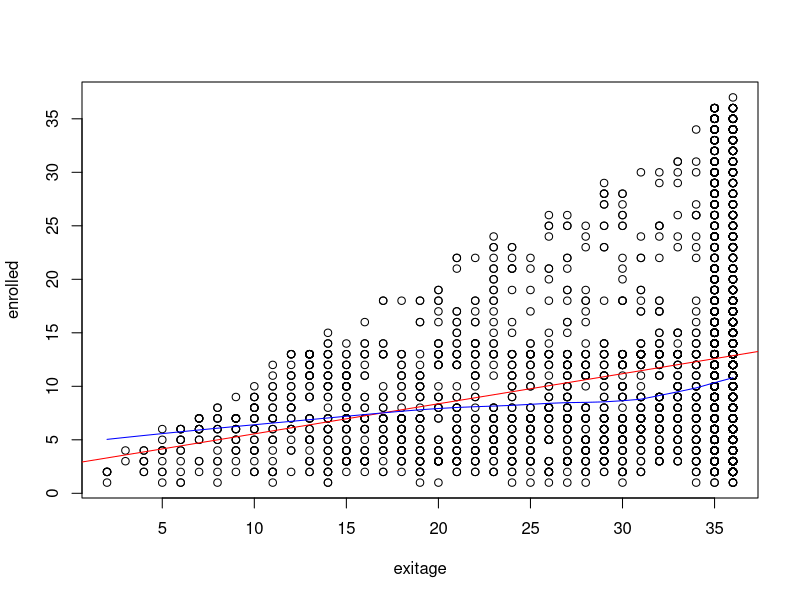
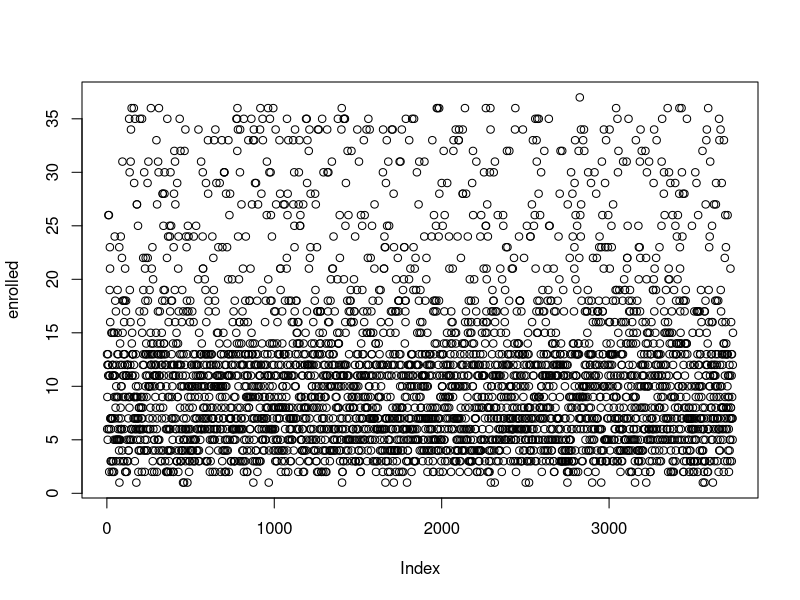
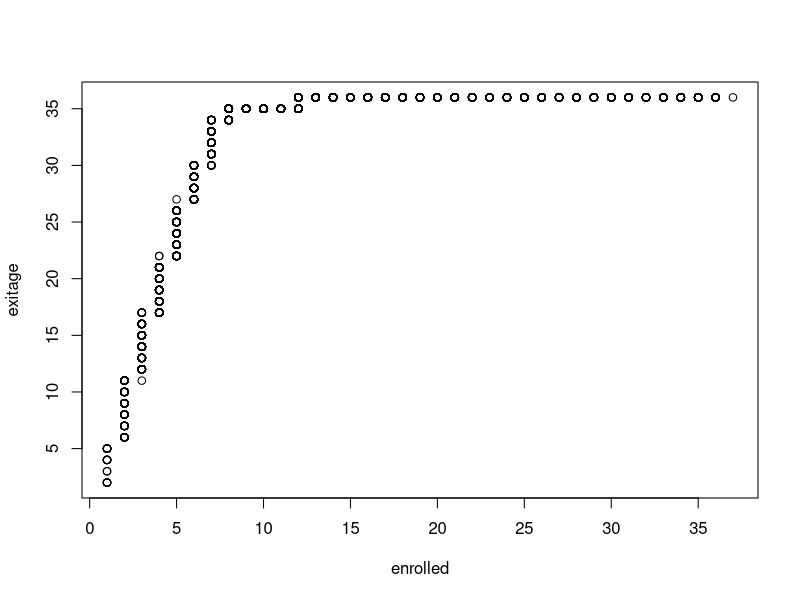
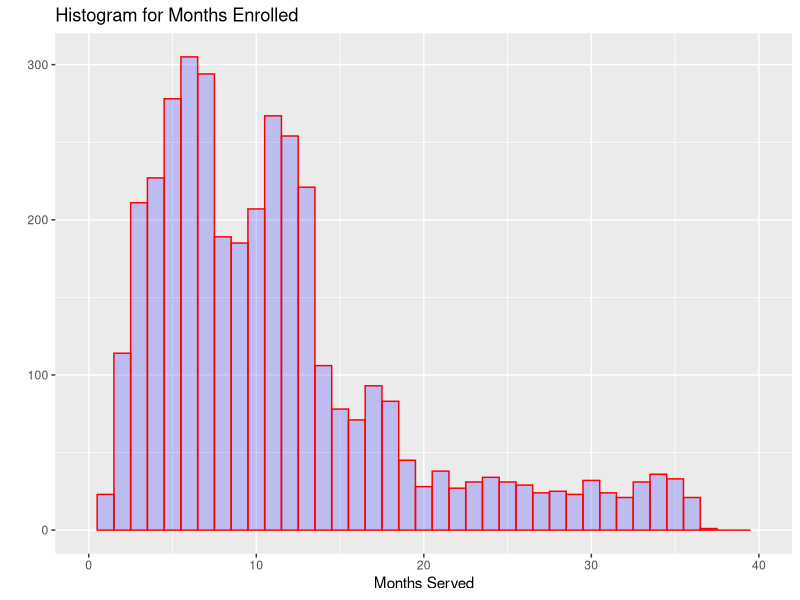
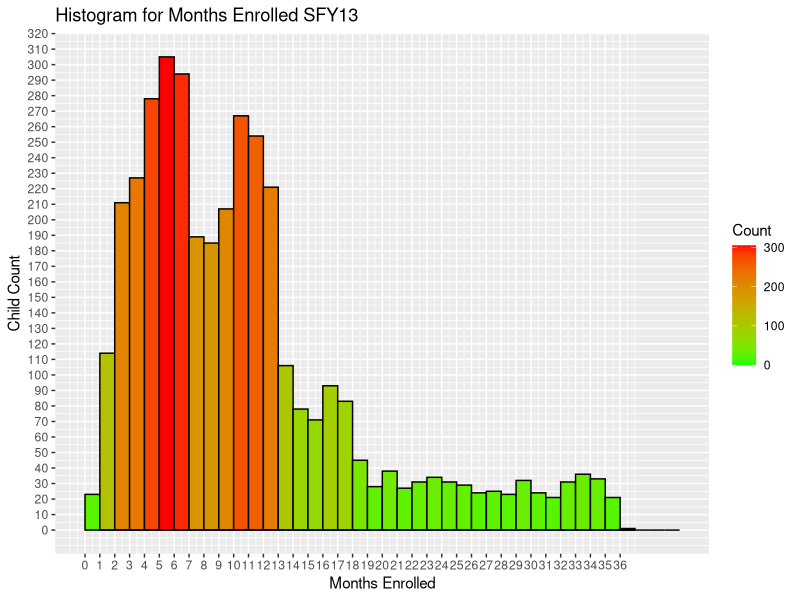
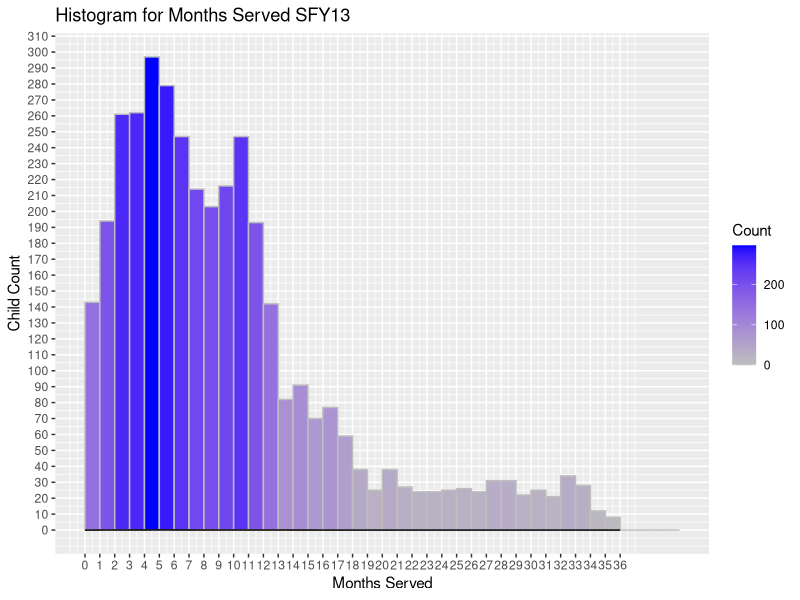
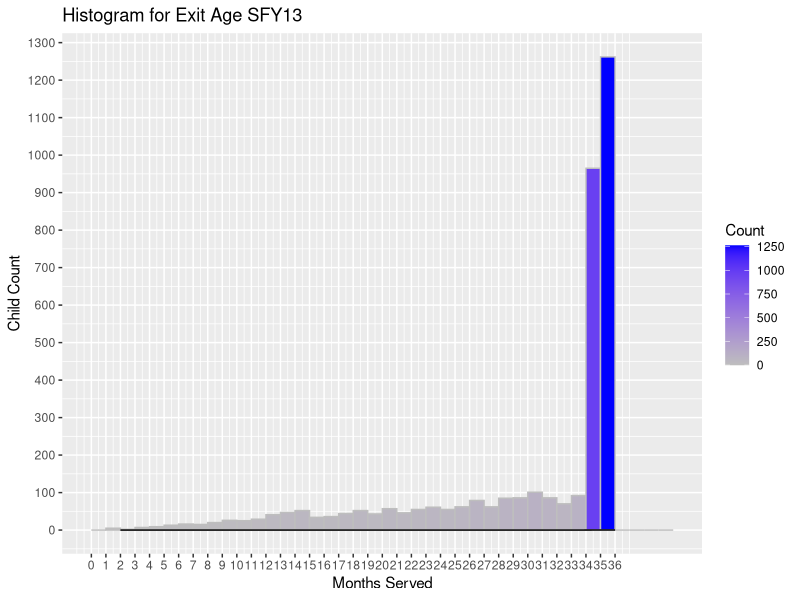
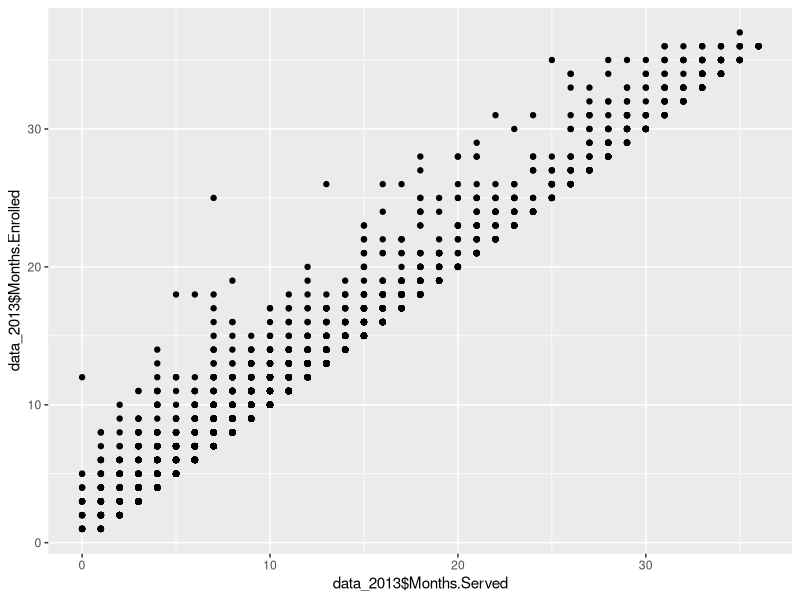

Write the R code that produced these figures, in order.

# Install ggplot2 package
install.packages("ggplot2")
install.packages("sm")

# Load the package
library(ggplot2)
library(sm)

# Read in the data
data_2013=read.csv("SUCCESS Initiative Query SFY 13.csv",header=TRUE)

# Set up the x y variables
enrolled <- (data_2013$Months.Enrolled)
served <- (data_2013$Months.Served)
exitcode <- (data_2013$Federal.Code)
exitreason <-(data_2013$Federal.Exit.Reason)

# Set up the x y variables
enrolled <- (data_2013$Months.Enrolled)
served <- (data_2013$Months.Served)
exitcode <- (data_2013$Federal.Code)
exitreason <-(data_2013$Federal.Exit.Reason)
exitage <- (data_2013$Age.at.Exit)

mean(exitage)
mean(enrolled)

# Scatter Plot
plot(exitage, enrolled)

# Fit lines
abline(lm(enrolled~exitage), col="red")
lines(lowess(exitage,enrolled), col="blue")

# Bivariate Analysis
plot(enrolled)

# Bivariate Analysis without outliners
qqplot(enrolled,exitage)

# Children in Enrolled
qplot(data_2013$Months.Enrolled,
      geom="histogram",
      binwidth = 1,  
      main = "Histogram for Months Enrolled", 
      xlab = "Months Served",  
      fill=I("blue"), 
      col=I("red"), 
      alpha=I(.2),
      xlim=c(0,40))

mean(data_2013$Months.Enrolled)
mean(data_2013$Months.Served)
mean(data_2013$Age.at.Exit)
sd(data_2013$Months.Enrolled)

points(seq(min(data_2013$Months.Enrolled), max(data_2013$Months.Enrolled), length.out=500),
       dnorm(seq(min(data_2013$Months.Enrolled), max(data_2013$Months.Enrolled), length.out=500),
             mean(data_2013$Months.Enrolled), sd(data_2013$Months.Enrolled)), type="l", col="red")

ggplot(data=data_2013, aes(data_2013$Months.Enrolled)) + 
  geom_histogram(breaks=seq(0, 40, by =1), 
                 col="black", 
                 aes(fill=..count..)) +
  scale_fill_gradient("Count", low = "green", high = "red") +
  geom_density(col=1) + labs(title="Histogram for Months Enrolled SFY13") + scale_x_continuous(breaks=seq(0,36,1)) +
  scale_y_continuous(breaks=seq(0,350,10)) +
  labs(x="Months Enrolled", y="Child Count")


ggplot(data=data_2013, aes(data_2013$Months.Served)) + 
  geom_histogram(breaks=seq(0, 40, by =1), 
                 col="gray",
                 labels=TRUE,
                 aes(fill=..count..)) +
  scale_fill_gradient("Count", low = "gray", high = "blue") +
  geom_density(col=1) + labs(title="Histogram for Months Served SFY13") + scale_x_continuous(breaks=seq(0,36,1)) +
  scale_y_continuous(breaks=seq(0,350,10)) +
  labs(x="Months Served", y="Child Count")

ggplot(data=data_2013, aes(data_2013$Age.at.Exit)) + 
  geom_histogram(breaks=seq(0, 40, by =1), 
                 col="gray",
                 labels=TRUE,
                 aes(fill=..count..)) +
  scale_fill_gradient("Count", low = "gray", high = "blue") +
  geom_density(col=1) + labs(title="Histogram for Exit Age SFY13") + scale_x_continuous(breaks=seq(0,36,1)) +
  scale_y_continuous(breaks=seq(0,1500,100)) +
  labs(x="Months Served", y="Child Count")

ggplot(data_2013, aes(x = data_2013$Months.Served, y = data_2013$Months.Enrolled)) + geom_point()


data_2013 <-read.csv("SUCCESS Initiative Query SFY 13 Federal Codes.csv",header=TRUE)
exitreasons <- factor(data_2013$Federal.Exit.Reason, levels=c(1,2,3,4,5,6,7,8,9), labels=c("1", "2", "3", "4","5","6","7","8","9"))
colfill<- c(2:(2+length(levels(data_2013$Federal.Exit.Reason))))
library(sm)
par(lwd=3)
sm.density.compare(data_2013$Months.Enrolled, data_2013$Federal.Exit.Reason, xlab="Months Enrolled")
#legend(locator(1), levels(data_2013$Federal.Exit.Reason), fill=colfill)
title(main="Distribution by Exit Reason")



sm.density.compare(enrolled, exitage, xlab="Months Enrolled")
title(main="Distribution by Exit Age")
